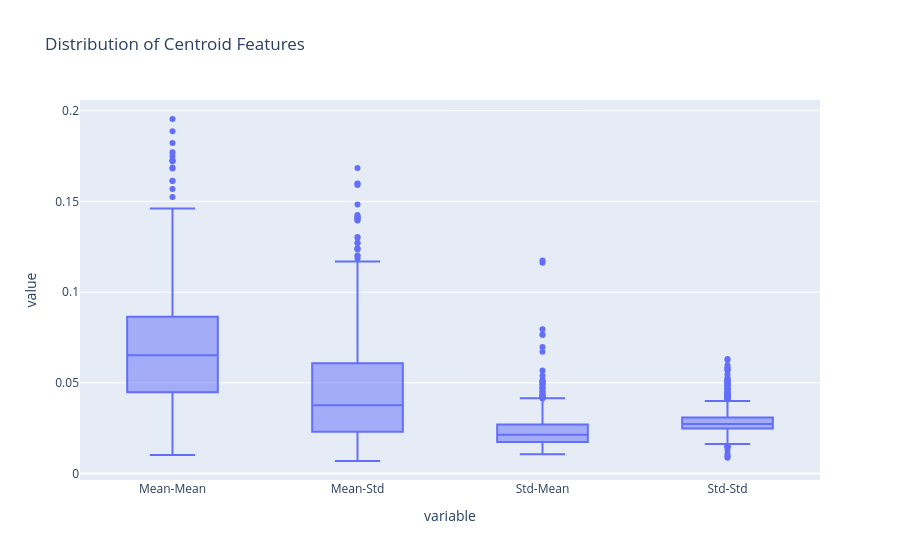

Write notebook code for a chart like this one.
### Markdown cell above
#### 🎇 CENTROID

### Code cell
short_names = {
    centroid.columns[0]: 'Mean-Mean',
    centroid.columns[1]: 'Mean-Std',
    centroid.columns[2]: 'Std-Mean',
    centroid.columns[3]: 'Std-Std'
}

centroid_plot = centroid.rename(columns=short_names)


fig = px.box(
    centroid_plot,
    title='Distribution of Centroid Features',
    height=800
)

fig.show()

### Figure 1 — Plotly figure (JSON) as saved in the notebook; plotly's stock layout.template omitted (floating-point values rounded to 4 significant figures; data arrays with more than 128 entries replaced by an {"elided": "..."} marker saying what was removed)
{"data": [{"alignmentgroup": "True", "hovertemplate": "variable=%{x}<br>value=%{y}<extra></extra>", "legendgroup": "", "marker": {"color": "#636efa"}, "name": "", "notched": false, "offsetgroup": "", "orientation": "v", "showlegend": false, "type": "box", "x": {"elided": "2372 str values"}, "x0": " ", "xaxis": "x", "y": {"elided": "2372 float values"}, "y0": " ", "yaxis": "y"}], "layout": {"autosize": true, "boxmode": "group", "legend": {"tracegroupgap": 0}, "title": {"text": "Distribution of Centroid Features"}, "xaxis": {"anchor": "y", "autorange": true, "domain": [0, 1], "range": [-0.5, 3.5], "title": {"text": "variable"}, "type": "category"}, "yaxis": {"anchor": "x", "autorange": true, "domain": [0, 1], "range": [-0.003554, 0.2059], "title": {"text": "value"}, "type": "linear"}}}
